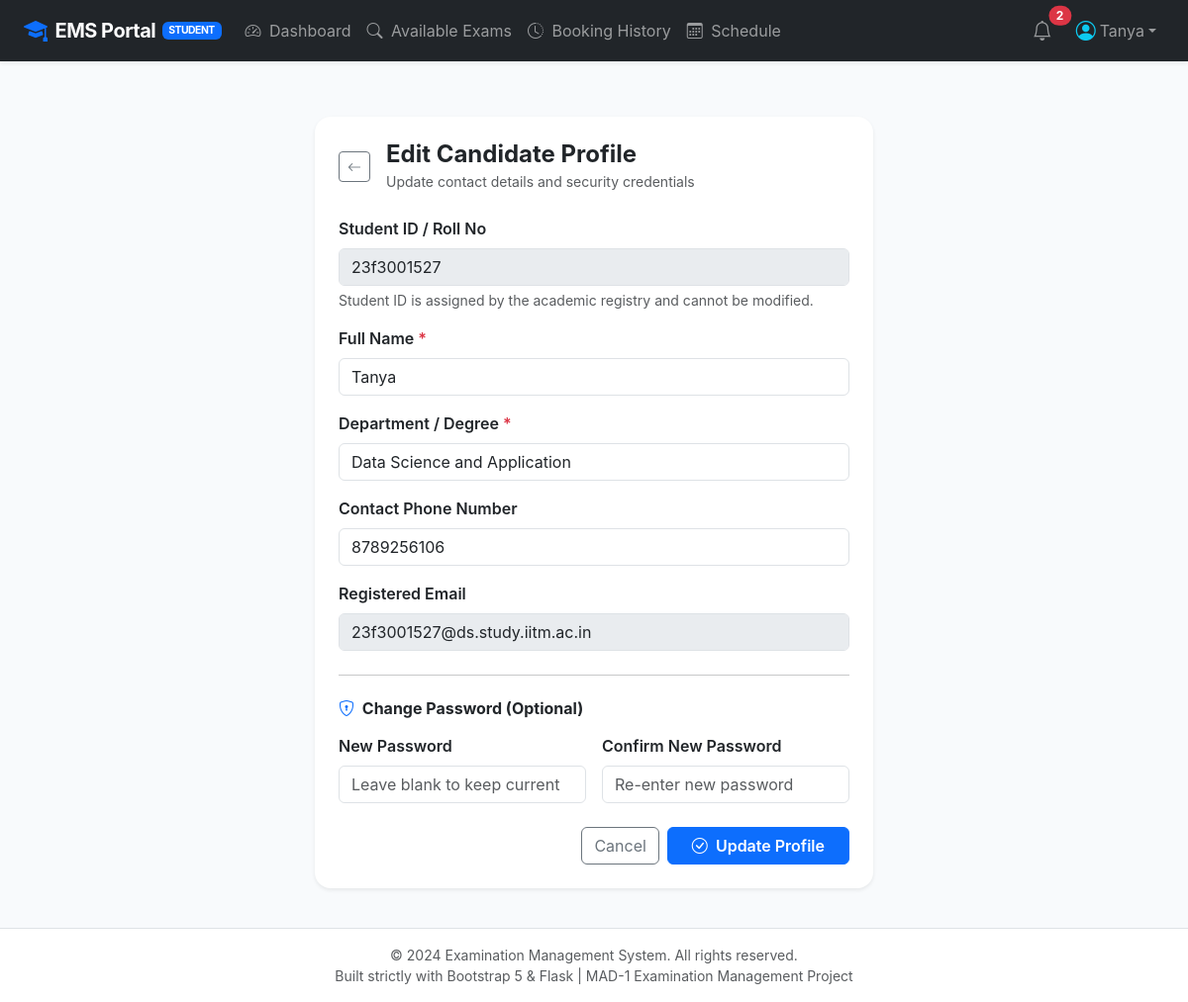
/student/profile (signed in), run on the app's committed database.
### application/models.py (models this page shows, shortened)
class User(UserMixin, db.Model):
    __tablename__ = 'users'
    id = db.Column(db.Integer, primary_key=True)
    username = db.Column(db.String(80), unique=True, nullable=False, index=True)
    email = db.Column(db.String(120), unique=True, nullable=False, index=True)
    password_hash = db.Column(db.String(255), nullable=False)
    role = db.Column(db.String(20), nullable=False)  # 'admin', 'examiner', 'student'
    created_at = db.Column(db.DateTime, default=datetime.utcnow)
    examiner_profile = db.relationship('ExaminerProfile', backref='user', uselist=False, cascade='all, delete-orphan')
    student_profile = db.relationship('StudentProfile', backref='user', uselist=False, cascade='all, delete-orphan')
    notifications = db.relationship('Notification', backref='user', lazy='dynamic', cascade='all, delete-orphan')
    @property
    def is_admin(self):
        return self.role == 'admin'
    @property
    def is_examiner(self):
        return self.role == 'examiner'
    @property
    def is_student(self):
        return self.role == 'student'

class StudentProfile(db.Model):
    __tablename__ = 'student_profiles'
    id = db.Column(db.Integer, primary_key=True)
    user_id = db.Column(db.Integer, db.ForeignKey('users.id', ondelete='CASCADE'), nullable=False, unique=True)
    student_id = db.Column(db.String(50), unique=True, nullable=False, index=True)  # Roll number
    name = db.Column(db.String(120), nullable=False)
    contact_details = db.Column(db.String(150), nullable=True)  # Phone number
    department = db.Column(db.String(100), nullable=False)
    created_at = db.Column(db.DateTime, default=datetime.utcnow)
    bookings = db.relationship('Booking', backref='student', lazy='dynamic', cascade='all, delete-orphan')

### application/controllers/student.py (the view, shortened to what this page needs)
@student_bp.route('/profile', methods=['GET', 'POST'])
def profile():
    profile = current_user.student_profile
    user = current_user
    return render_template('student/profile.html', profile=profile)

### application/__init__.py (called while the page is built)
@login_manager.user_loader
def load_user(user_id):
    try:
        return User.query.get(int(user_id))
    except (TypeError, ValueError):
        return None

### application/controllers/student.py (called while the page is built)
@student_bp.before_request
@login_required
@student_required
def check_student():
    pass

### application/templates/student/profile.html (shortened to what this page needs)
{% extends "base.html" %}
{% block content %}
<div class="row justify-content-center py-4">
    <div class="col-md-8 col-lg-6">
        <div class="card border-0 shadow-sm rounded-4 bg-white">
            <div class="card-header bg-transparent border-0 pt-4 px-4 pb-0">
                <div class="d-flex align-items-center">
                    <a href="{{ url_for('student.dashboard') }}" class="btn btn-outline-secondary btn-sm me-3">
                        <i class="bi bi-arrow-left"></i>
                    </a>
                    <div>
                        <h4 class="fw-bold mb-0 text-dark">Edit Candidate Profile</h4>
                        <small class="text-muted">Update contact details and security credentials</small>
                    </div>
                </div>
            </div>
            <div class="card-body p-4">
                <form method="POST" class="needs-validation" novalidate>
                    <div class="mb-3">
                        <label class="form-label fw-semibold">Student ID / Roll No</label>
                        <input type="text" class="form-control" value="{{ profile.student_id }}" disabled>
                        <div class="form-text small">Student ID is assigned by the academic registry and cannot be modified.</div>
                    </div>
                    <div class="mb-3">
                        <label for="name" class="form-label fw-semibold">Full Name <span class="text-danger">*</span></label>
                        <input type="text" class="form-control" id="name" name="name" value="{{ profile.name }}" required>
                    </div>
                    <div class="mb-3">
                        <label for="department" class="form-label fw-semibold">Department / Degree <span class="text-danger">*</span></label>
                        <input type="text" class="form-control" id="department" name="department" value="{{ profile.department }}" required>
                    </div>
                    <div class="mb-3">
                        <label for="contact" class="form-label fw-semibold">Contact Phone Number</label>
                        <input type="tel" class="form-control" id="contact" name="contact" value="{{ profile.contact_details or '' }}" placeholder="+91 9876543210">
                    </div>
                    <div class="mb-3">
                        <label class="form-label fw-semibold">Registered Email</label>
                        <input type="email" class="form-control" value="{{ current_user.email }}" disabled>
                    </div>
                    <hr class="my-4">
                    <h6 class="fw-bold text-dark mb-3"><i class="bi bi-shield-lock text-primary me-1"></i> Change Password (Optional)</h6>
                    <div class="row g-3 mb-4">
                        <div class="col-sm-6">
                            <label for="new_password" class="form-label fw-semibold">New Password</label>
                            <input type="password" class="form-control" id="new_password" name="new_password" minlength="6" placeholder="Leave blank to keep current">
                        </div>
                        <div class="col-sm-6">
                            <label for="confirm_password" class="form-label fw-semibold">Confirm New Password</label>
                            <input type="password" class="form-control" id="confirm_password" name="confirm_password" minlength="6" placeholder="Re-enter new password">
                        </div>
                    </div>
                    <div class="d-flex justify-content-end gap-2">
                        <a href="{{ url_for('student.dashboard') }}" class="btn btn-outline-secondary">Cancel</a>
                        <button type="submit" class="btn btn-primary px-4 fw-semibold">
                            <i class="bi bi-check-circle me-1"></i> Update Profile
                        </button>
                    </div>
                </form>
            </div>
        </div>
    </div>
</div>
{% endblock %}

### application/templates/base.html (shortened to what this page needs)
<!DOCTYPE html>
<html lang="en">
<head>
    <link href="https://cdn.jsdelivr.net/npm/bootstrap@5.3.3/dist/css/bootstrap.min.css" rel="stylesheet">
    <link rel="stylesheet" href="https://cdn.jsdelivr.net/npm/bootstrap-icons@1.11.3/font/bootstrap-icons.min.css">
    <link rel="stylesheet" href="{{ url_for('static', filename='css/style.css') }}">
</head>
<body>
    <nav class="navbar navbar-expand-lg navbar-dark bg-dark sticky-top shadow-sm py-2">
        <div class="container-fluid px-lg-4">
            <a class="navbar-brand d-flex align-items-center" href="{{ url_for('auth.index') }}">
                <i class="bi bi-mortarboard-fill text-primary me-2 fs-4"></i>
                <span>EMS Portal</span>
                {% if current_user.is_authenticated %}
                    <span class="badge bg-primary brand-badge text-uppercase">{{ current_user.role }}</span>
                {% endif %}
            </a>
            <div class="collapse navbar-collapse" id="emsNavbar">
                <ul class="navbar-nav me-auto mb-2 mb-lg-0">
                    {% if current_user.is_authenticated %}
                        {% if current_user.is_admin %}
                            <li class="nav-item">
                                <a class="nav-link" href="{{ url_for('admin.dashboard') }}"><i class="bi bi-speedometer2 me-1"></i> Dashboard</a>
                            </li>
                            <li class="nav-item">
                                <a class="nav-link" href="{{ url_for('admin.courses') }}"><i class="bi bi-journal-bookmark me-1"></i> Courses</a>
                            </li>
                            <li class="nav-item">
                                <a class="nav-link" href="{{ url_for('admin.examinations') }}"><i class="bi bi-file-earmark-text me-1"></i> Examinations</a>
                            </li>
                            <li class="nav-item">
                                <a class="nav-link" href="{{ url_for('admin.examiners') }}"><i class="bi bi-person-badge me-1"></i> Examiners</a>
                            </li>
                            <li class="nav-item">
                                <a class="nav-link" href="{{ url_for('admin.students') }}"><i class="bi bi-people me-1"></i> Students</a>
                            </li>
                            <li class="nav-item">
                                <a class="nav-link" href="{{ url_for('admin.slots') }}"><i class="bi bi-clock me-1"></i> Slots</a>
                            </li>
                            <li class="nav-item">
                                <a class="nav-link" href="{{ url_for('admin.bookings') }}"><i class="bi bi-calendar-check me-1"></i> Bookings</a>
                            </li>
                            <li class="nav-item">
                                <a class="nav-link" href="{{ url_for('admin.historical') }}"><i class="bi bi-archive me-1"></i> History</a>
                            </li>
                        {% elif current_user.is_student %}
                            <li class="nav-item">
                                <a class="nav-link" href="{{ url_for('student.dashboard') }}"><i class="bi bi-speedometer2 me-1"></i> Dashboard</a>
                            </li>
                            <li class="nav-item">
                                <a class="nav-link" href="{{ url_for('student.examinations') }}"><i class="bi bi-search me-1"></i> Available Exams</a>
                            </li>
                            <li class="nav-item">
                                <a class="nav-link" href="{{ url_for('student.booking_history') }}"><i class="bi bi-clock-history me-1"></i> Booking History</a>
                            </li>
                            <li class="nav-item">
                                <a class="nav-link" href="{{ url_for('student.schedule') }}"><i class="bi bi-calendar3 me-1"></i> Schedule</a>
                            </li>
                        {% endif %}
                    {% else %}
                        <li class="nav-item">
                            <a class="nav-link" href="{{ url_for('auth.index') }}">Home</a>
                        </li>
                    {% endif %}
                </ul>
                <ul class="navbar-nav ms-auto align-items-lg-center">
                    {% if current_user.is_authenticated %}
                        <li class="nav-item me-2">
                            <a class="nav-link position-relative" href="{{ url_for('notifications.index') }}" title="Notifications">
                                <i class="bi bi-bell fs-5"></i>
                                {% if unread_notifications_count > 0 %}
                                    <span class="position-absolute top-1 start-100 translate-middle badge rounded-pill bg-danger">
                                        {{ unread_notifications_count }}
                                    </span>
                                {% endif %}
                            </a>
                        </li>
                        <li class="nav-item dropdown">
                            <a class="nav-link dropdown-toggle d-flex align-items-center" href="#" id="userDropdown" role="button" data-bs-toggle="dropdown" aria-expanded="false">
                                <i class="bi bi-person-circle fs-5 me-1 text-info"></i>
                                <span>{{ current_user.username }}</span>
                            </a>
                        </li>
                    {% endif %}
                </ul>
            </div>
        </div>
    </nav>
    <main class="container-fluid px-lg-4 py-3">
        {% block content %}{% endblock %}
    </main>
    <footer class="bg-white border-top py-3 text-center text-muted small mt-auto">
        <div class="container">
            <div>&copy; 2024 Examination Management System. All rights reserved.</div>
            <div>Built strictly with Bootstrap 5 & Flask | MAD-1 Examination Management Project</div>
        </div>
    </footer>
</body>
</html>

### application/static/css/style.css (style rules this page uses)
:root { --ems-primary: #1e3a8a; --ems-secondary: #0ea5e9; --ems-dark: #0f172a; --ems-light: #f8fafc; --ems-border: #e2e8f0; }
body { background-color: #f8fafc; font-family: -apple-system, BlinkMacSystemFont, "Segoe UI", Roboto, "Helvetica Neue", Arial, sans-serif; color: #334155; min-height: 100vh; display: flex; flex-direction: column; }
main { flex: 1 0 auto; }
footer { flex-shrink: 0; }
.navbar-brand { font-weight: 700; letter-spacing: -0.5px; }
.brand-badge { font-size: 0.65rem; vertical-align: middle; margin-left: 0.4rem; }

### data on the page
User: role "STUDENT", username "Tanya", email "23f3001527@ds.study.iitm.ac.in"
StudentProfile: student_id "23f3001527", name "Tanya", department "Data Science and Application", contact "8789256106"

### other printed values
{{ unread_notifications_count }} "2"
